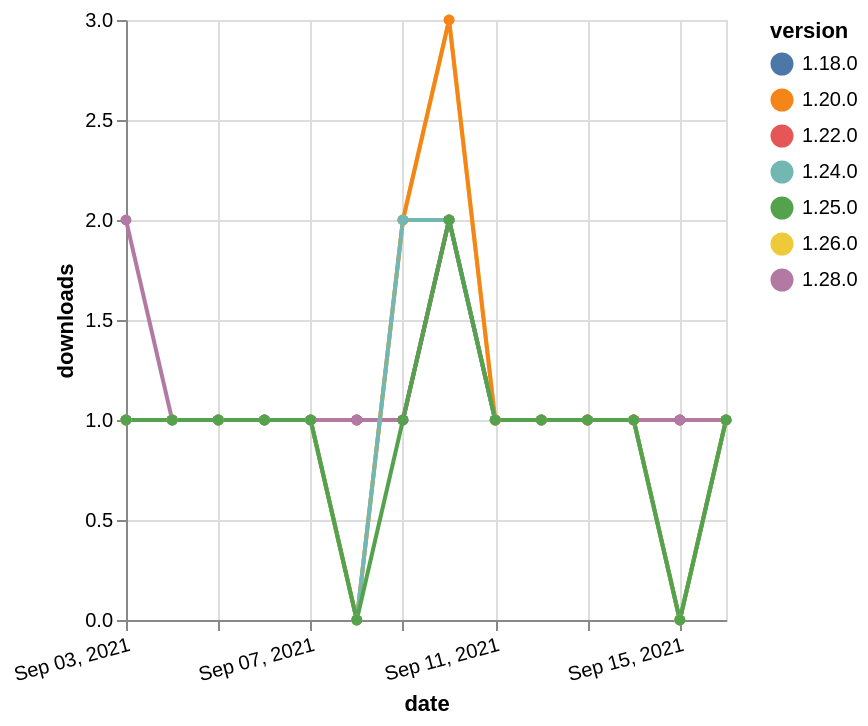

The specification (Vega-Lite) saved for this image:
### Vega-Lite specification from a JSON file in a GitHub repository (floating-point values rounded to 4 significant figures)
{"$schema": "https://vega.github.io/schema/vega-lite/v5.json", "description": "A simple bar chart with embedded data.", "data": {"values": [{"date": "2021-09-03", "total": 226, "delta": 1, "version": "1.18.0"}, {"date": "2021-09-04", "total": 227, "delta": 1, "version": "1.18.0"}, {"date": "2021-09-05", "total": 228, "delta": 1, "version": "1.18.0"}, {"date": "2021-09-06", "total": 229, "delta": 1, "version": "1.18.0"}, {"date": "2021-09-07", "total": 230, "delta": 1, "version": "1.18.0"}, {"date": "2021-09-08", "total": 231, "delta": 1, "version": "1.18.0"}, {"date": "2021-09-09", "total": 232, "delta": 1, "version": "1.18.0"}, {"date": "2021-09-10", "total": 234, "delta": 2, "version": "1.18.0"}, {"date": "2021-09-11", "total": 235, "delta": 1, "version": "1.18.0"}, {"date": "2021-09-12", "total": 236, "delta": 1, "version": "1.18.0"}, {"date": "2021-09-13", "total": 237, "delta": 1, "version": "1.18.0"}, {"date": "2021-09-14", "total": 238, "delta": 1, "version": "1.18.0"}, {"date": "2021-09-15", "total": 239, "delta": 1, "version": "1.18.0"}, {"date": "2021-09-16", "total": 240, "delta": 1, "version": "1.18.0"}, {"date": "2021-09-03", "total": 184, "delta": 1, "version": "1.22.0"}, {"date": "2021-09-04", "total": 185, "delta": 1, "version": "1.22.0"}, {"date": "2021-09-05", "total": 186, "delta": 1, "version": "1.22.0"}, {"date": "2021-09-06", "total": 187, "delta": 1, "version": "1.22.0"}, {"date": "2021-09-07", "total": 188, "delta": 1, "version": "1.22.0"}, {"date": "2021-09-08", "total": 189, "delta": 1, "version": "1.22.0"}, {"date": "2021-09-09", "total": 190, "delta": 1, "version": "1.22.0"}, {"date": "2021-09-10", "total": 192, "delta": 2, "version": "1.22.0"}, {"date": "2021-09-11", "total": 193, "delta": 1, "version": "1.22.0"}, {"date": "2021-09-12", "total": 194, "delta": 1, "version": "1.22.0"}, {"date": "2021-09-13", "total": 195, "delta": 1, "version": "1.22.0"}, {"date": "2021-09-14", "total": 196, "delta": 1, "version": "1.22.0"}, {"date": "2021-09-15", "total": 197, "delta": 1, "version": "1.22.0"}, {"date": "2021-09-16", "total": 198, "delta": 1, "version": "1.22.0"}, {"date": "2021-09-03", "total": 112, "delta": 2, "version": "1.28.0"}, {"date": "2021-09-04", "total": 113, "delta": 1, "version": "1.28.0"}, {"date": "2021-09-05", "total": 114, "delta": 1, "version": "1.28.0"}, {"date": "2021-09-06", "total": 115, "delta": 1, "version": "1.28.0"}, {"date": "2021-09-07", "total": 116, "delta": 1, "version": "1.28.0"}, {"date": "2021-09-08", "total": 117, "delta": 1, "version": "1.28.0"}, {"date": "2021-09-09", "total": 118, "delta": 1, "version": "1.28.0"}, {"date": "2021-09-10", "total": 120, "delta": 2, "version": "1.28.0"}, {"date": "2021-09-11", "total": 121, "delta": 1, "version": "1.28.0"}, {"date": "2021-09-12", "total": 122, "delta": 1, "version": "1.28.0"}, {"date": "2021-09-13", "total": 123, "delta": 1, "version": "1.28.0"}, {"date": "2021-09-14", "total": 124, "delta": 1, "version": "1.28.0"}, {"date": "2021-09-15", "total": 125, "delta": 1, "version": "1.28.0"}, {"date": "2021-09-16", "total": 126, "delta": 1, "version": "1.28.0"}, {"date": "2021-09-03", "total": 162, "delta": 1, "version": "1.26.0"}, {"date": "2021-09-04", "total": 163, "delta": 1, "version": "1.26.0"}, {"date": "2021-09-05", "total": 164, "delta": 1, "version": "1.26.0"}, {"date": "2021-09-06", "total": 165, "delta": 1, "version": "1.26.0"}, {"date": "2021-09-07", "total": 166, "delta": 1, "version": "1.26.0"}, {"date": "2021-09-08", "total": 166, "delta": 0, "version": "1.26.0"}, {"date": "2021-09-09", "total": 168, "delta": 2, "version": "1.26.0"}, {"date": "2021-09-10", "total": 171, "delta": 3, "version": "1.26.0"}, {"date": "2021-09-11", "total": 172, "delta": 1, "version": "1.26.0"}, {"date": "2021-09-12", "total": 173, "delta": 1, "version": "1.26.0"}, {"date": "2021-09-13", "total": 174, "delta": 1, "version": "1.26.0"}, {"date": "2021-09-14", "total": 175, "delta": 1, "version": "1.26.0"}, {"date": "2021-09-15", "total": 175, "delta": 0, "version": "1.26.0"}, {"date": "2021-09-16", "total": 176, "delta": 1, "version": "1.26.0"}, {"date": "2021-09-03", "total": 293, "delta": 1, "version": "1.20.0"}, {"date": "2021-09-04", "total": 294, "delta": 1, "version": "1.20.0"}, {"date": "2021-09-05", "total": 295, "delta": 1, "version": "1.20.0"}, {"date": "2021-09-06", "total": 296, "delta": 1, "version": "1.20.0"}, {"date": "2021-09-07", "total": 297, "delta": 1, "version": "1.20.0"}, {"date": "2021-09-08", "total": 297, "delta": 0, "version": "1.20.0"}, {"date": "2021-09-09", "total": 299, "delta": 2, "version": "1.20.0"}, {"date": "2021-09-10", "total": 302, "delta": 3, "version": "1.20.0"}, {"date": "2021-09-11", "total": 303, "delta": 1, "version": "1.20.0"}, {"date": "2021-09-12", "total": 304, "delta": 1, "version": "1.20.0"}, {"date": "2021-09-13", "total": 305, "delta": 1, "version": "1.20.0"}, {"date": "2021-09-14", "total": 306, "delta": 1, "version": "1.20.0"}, {"date": "2021-09-15", "total": 306, "delta": 0, "version": "1.20.0"}, {"date": "2021-09-16", "total": 307, "delta": 1, "version": "1.20.0"}, {"date": "2021-09-03", "total": 153, "delta": 1, "version": "1.24.0"}, {"date": "2021-09-04", "total": 154, "delta": 1, "version": "1.24.0"}, {"date": "2021-09-05", "total": 155, "delta": 1, "version": "1.24.0"}, {"date": "2021-09-06", "total": 156, "delta": 1, "version": "1.24.0"}, {"date": "2021-09-07", "total": 157, "delta": 1, "version": "1.24.0"}, {"date": "2021-09-08", "total": 157, "delta": 0, "version": "1.24.0"}, {"date": "2021-09-09", "total": 159, "delta": 2, "version": "1.24.0"}, {"date": "2021-09-10", "total": 161, "delta": 2, "version": "1.24.0"}, {"date": "2021-09-11", "total": 162, "delta": 1, "version": "1.24.0"}, {"date": "2021-09-12", "total": 163, "delta": 1, "version": "1.24.0"}, {"date": "2021-09-13", "total": 164, "delta": 1, "version": "1.24.0"}, {"date": "2021-09-14", "total": 165, "delta": 1, "version": "1.24.0"}, {"date": "2021-09-15", "total": 165, "delta": 0, "version": "1.24.0"}, {"date": "2021-09-16", "total": 166, "delta": 1, "version": "1.24.0"}, {"date": "2021-09-03", "total": 131, "delta": 1, "version": "1.25.0"}, {"date": "2021-09-04", "total": 132, "delta": 1, "version": "1.25.0"}, {"date": "2021-09-05", "total": 133, "delta": 1, "version": "1.25.0"}, {"date": "2021-09-06", "total": 134, "delta": 1, "version": "1.25.0"}, {"date": "2021-09-07", "total": 135, "delta": 1, "version": "1.25.0"}, {"date": "2021-09-08", "total": 135, "delta": 0, "version": "1.25.0"}, {"date": "2021-09-09", "total": 136, "delta": 1, "version": "1.25.0"}, {"date": "2021-09-10", "total": 138, "delta": 2, "version": "1.25.0"}, {"date": "2021-09-11", "total": 139, "delta": 1, "version": "1.25.0"}, {"date": "2021-09-12", "total": 140, "delta": 1, "version": "1.25.0"}, {"date": "2021-09-13", "total": 141, "delta": 1, "version": "1.25.0"}, {"date": "2021-09-14", "total": 142, "delta": 1, "version": "1.25.0"}, {"date": "2021-09-15", "total": 142, "delta": 0, "version": "1.25.0"}, {"date": "2021-09-16", "total": 143, "delta": 1, "version": "1.25.0"}]}, "width": "container", "mark": {"type": "line", "point": {"filled": true}}, "encoding": {"x": {"field": "date", "type": "temporal", "timeUnit": "yearmonthdate", "title": "date", "axis": {"labelAngle": -15}}, "y": {"field": "delta", "type": "quantitative", "title": "downloads"}, "color": {"field": "version", "type": "nominal"}, "tooltip": {"field": "delta"}}}
